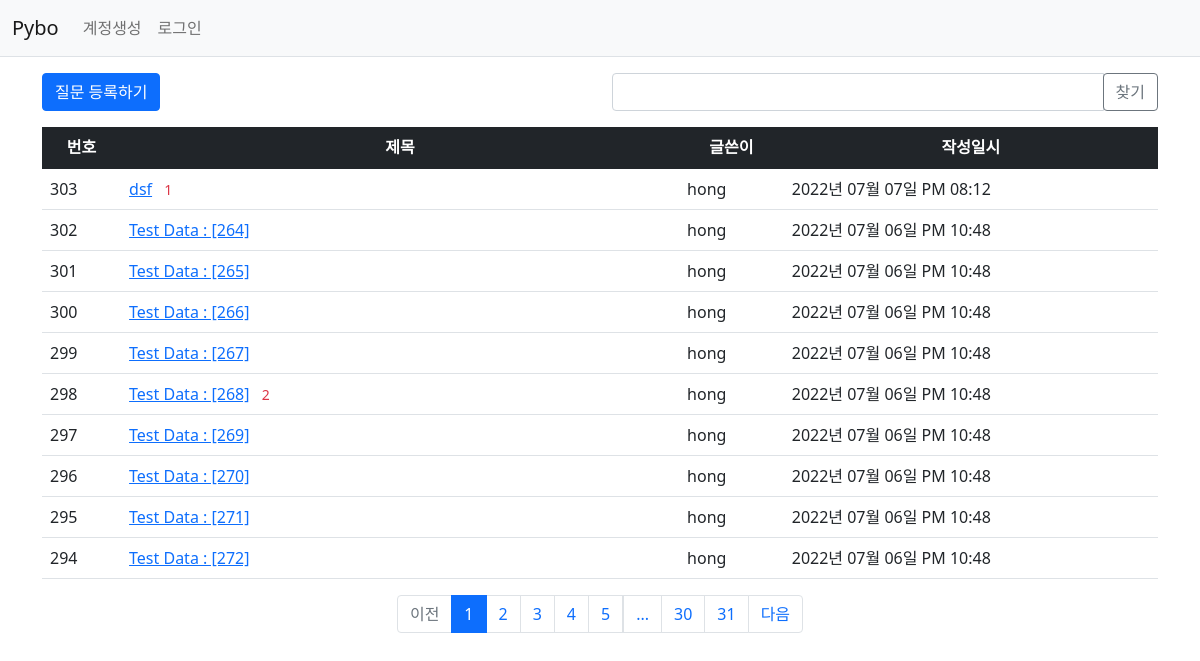
Page /question/list/ on the earlier database version.
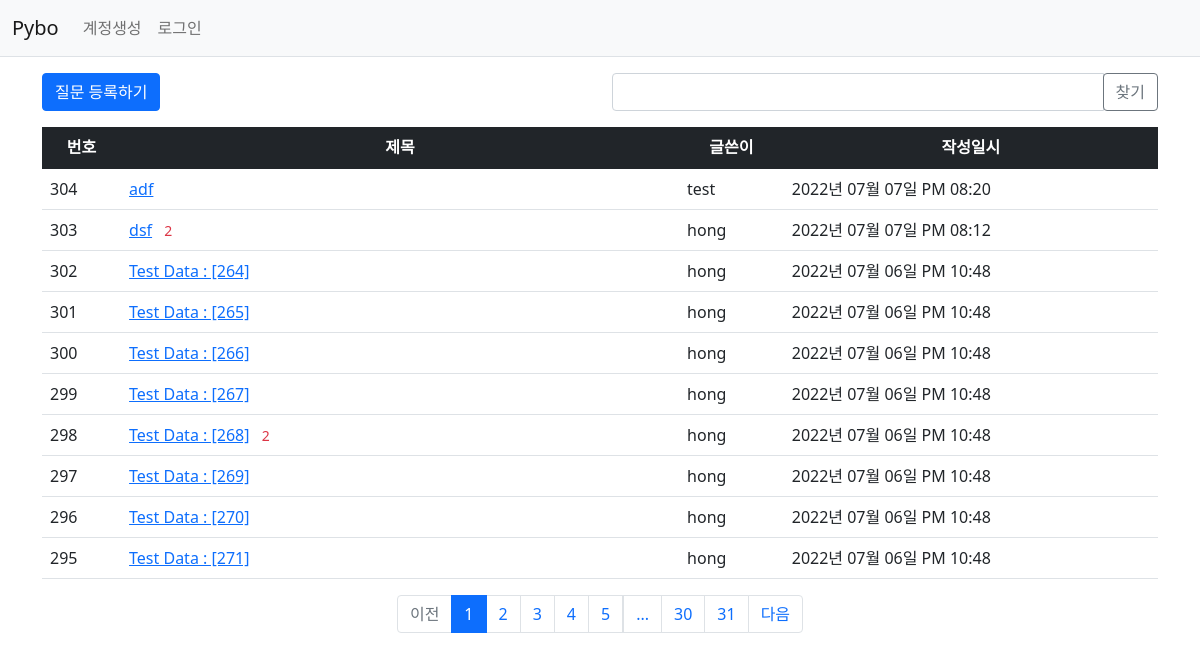
Same page on the later database version.
### app/models.py (models this page shows)
class Question(db.Model):
    id = db.Column(db.Integer, primary_key=True)
    subject = db.Column(db.String(200), nullable=False)
    content = db.Column(db.Text(), nullable=False)
    create_date = db.Column(db.DateTime(), nullable=False)
    user_id = db.Column(db.Integer, db.ForeignKey('user.id', ondelete='CASCADE'), nullable=False)
    user = db.relationship('User', backref=db.backref('question_set'))
    modify_date=db.Column(db.DateTime(), nullable=True)
    voter=db.relationship('User', secondary=question_voter, backref=db.backref('question_voter_set'))

class User(db.Model):
    id=db.Column(db.Integer, primary_key=True)
    username=db.Column(db.String(150), unique=True, nullable=False)
    password=db.Column(db.String(200), nullable=False)
    email=db.Column(db.String(120), unique=True, nullable=False)

### views/question_views.py (the view, shortened to what this page needs)
@bp.route('/list/')
def _list():
    page = request.args.get('page', type=int, default=1)
    kw = request.args.get('kw', type=str, default='')
    question_list = Question.query.order_by(Question.create_date.desc())
    question_list = question_list.paginate(page, per_page=10)
    return render_template('question/question_list.html', question_list=question_list, page=page, kw=kw)

### app/filter.py (called while the page is built)
def format_datetime(value, fmt='%Y년 %m월 %d일 %p %I:%M'):
    return value.strftime(fmt)

### views/auth_views.py (called while the page is built)
@bp.before_app_request  # 모든 라우팅 함수보다 먼저 실행됨
def load_logged_in_user():
    user_id = session.get('user_id')
    if user_id is None:
        g.user=None
    else:
        g.user=User.query.get(user_id)

### app/templates/question/question_list.html (shortened to what this page needs)
{% extends 'base.html' %}
{% block content %}
<div class="container my-3">
    <div class="row my-3">
        <div class="col-6">
            <a href="{{ url_for('question.create') }}" class="btn btn-primary">질문 등록하기</a>
        </div>
        <div class="col-6">
            <div class="input-group">
                <input type="text" id="search_kw" class="form-control" value="{{ kw or '' }}">
                <div class="input-group-append">
                    <button class="btn btn-outline-secondary" type="button" id="btn_search">찾기</button>
                </div>
            </div>
        </div>
    </div>
    <table class="table">
        <thead>
        <tr class="text-center table-dark">
            <th>번호</th>
            <th style="width:50%">제목</th>
             <th>글쓴이</th>
            <th>작성일시</th>
        </tr>
        </thead>
        <tbody>
        {% if question_list %}
        {% for question in question_list.items %}
        <tr class="'text-center">
            <td>{{ question_list.total - ((question_list.page-1) * question_list.per_page) - loop.index0 }}</td>
            <td class="text-start">
                <a href="{{ url_for('question.detail', question_id=question.id) }}">{{ question.subject }}</a>
                {% if question.answer_set|length > 0 %}
                <span class="text-danger small mx-2">{{ question.answer_set|length }}</span>
                {% endif %}
            </td>
            <td>{{ question.user.username }}</td>
            <td>{{ question.create_date|datetime }}</td>
        </tr>
        {% endfor %}
        {% else %}
        <tr>
            <td colspan="3">질문이 없습니다.</td>
        </tr>
        {% endif %}
        </tbody>
    </table>
    <ul class="pagination justify-content-center">
        {% if question_list.has_prev %}
        <li class="page-item">
            <a class="page-link" href="?page={{ question_list.prev_num }}">이전</a>
        </li>
        {% else %}
        <li class="page-item disabled">
            <a class="page-link" tabindex="-1" aria-disabled="true" href="javascript:void(0)">이전</a>
        </li>
        {% endif %}
        {% for page_num in question_list.iter_pages() %}
        {% if page_num %}
        {% if page_num != question_list.page %}
        <li class="page-item">
            <a class="page-link" href="?page={{ page_num }}">{{ page_num }}</a>
        </li>
        {% else %}
        <li class="page-item active" aria-current="page">
            <a class="page-link" href="javascript:void(0)">{{ page_num }}</a>
        </li>
        {% endif %}
        {% else %}
        <li class="disabled">
            <a class="page-link" href="javascript:void(0)">...</a>
        </li>
        {% endif %}
        {% endfor %}
        {% if question_list.has_next %}
        <li class="page-item">
            <a class="page-link" href="?page={{ question_list.next_num }}">다음</a>
        </li>
        {% else %}
        <li class="page-item disabled">
            <a class="page-link" tabindex="-1" aria-disabled="true" href="javascript:void(0)">다음</a>
        </li>
        {% endif %}
    </ul>
</div>
{% endblock %}

### app/templates/base.html (shortened to what this page needs)
<!doctype html>
<html lang="ko">
<head>
    <link rel="stylesheet" href="{{ url_for('static', filename='bootstrap.min.css') }}">
    <link rel="stylesheet" href="{{ url_for('static', filename='style.css') }}">
</head>
<body>
{% include "navbar.html" %}
{% block content %}
{% endblock %}
</body>
</html>

### app/templates/navbar.html (shortened to what this page needs)
<nav class="navbar navbar-expand-lg navbar-light bg-light border-bottom">
    <div class="container-fluid">
        <a class="navbar-brand" href="{{ url_for('main.index') }}">Pybo</a>
        <div class="collapse navbar-collapse" id="navbarSupportedContent">
            {% if g.user %}
            <ul class="navbar-nav">
                <li class="nav-item ">
                    <a class="nav-link" href="{{ url_for('auth.logout') }}">{{ g.user.username }} (로그아웃)</a>
                </li>
            </ul>
            {% else %}
            <ul class="navbar-nav me-auto mb-2 mb-lg-0">
                <li class="nav-item">
                    <a class="nav-link" href="{{ url_for('auth.signup') }}">계정생성</a>
                </li>
                <li class="nav-item">
                    <a class="nav-link" href="{{ url_for('auth.login') }}">로그인</a>
                </li>
            </ul>
            {% endif %}
        </div>
    </div>
</nav>

Differences in the rows shown:
no longer on this page (row unchanged): Question: total "294", subject "Test Data : [272]", user.username "hong", create_date "2022년 07월 06일 PM 10:48"
added Question: total "304", subject "adf", user.username "test", create_date "2022년 07월 07일 PM 08:20"
computed for Question "dsf": answer_set|length "1" → "2"
